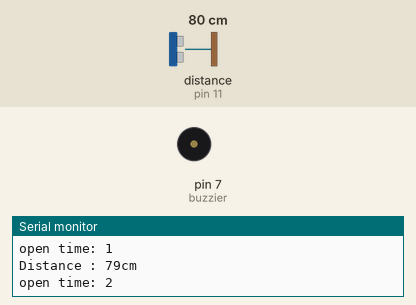
Bench run of a sketch on a simulated Arduino Uno, built with avr-gcc and run on an emulated ATmega328P. On the bench: buzzer (waves = sounding, pin HIGH), the last lines printed to the serial monitor. Wiring (inferred from the names in the program): ultrasonic range finder: trigger pin 12; echo pin 11. The inputs (shaded band) are chosen by the test bench; at power-on: distance to the obstacle (sensor on pin 11) 80 cm. The echo pulse lasts 58.3 µs per cm; pins used as bus, display or sensor lines are not drawn.

Above: at 1.8 s.
1.9 s: distance to the obstacle (sensor on pin 11) set to 34 cm
3.4 s: distance to the obstacle (sensor on pin 11) set to 29 cm
At 4.5 s:
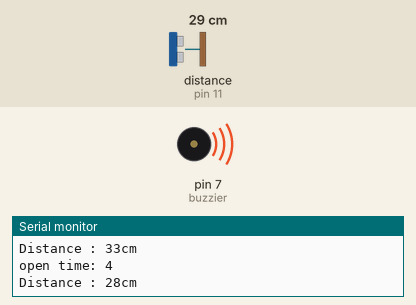
Timing chart, 0 to 6.4 s (numbered marks = the images above; inputs shaded):
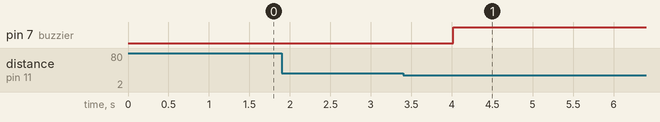

The sketch:

Door-Closed_detector.ino
```cpp
long duration, cm;
int opentime=0;
int defalut_flag=0;

void setup() {
  Serial.begin (9600);             // Serial Port begin
  pinMode(12, OUTPUT);             //triger pin
  pinMode(11, INPUT);              //echo pin
  pinMode(7,OUTPUT);               //buzzier
}

void loop()
{
  //in the beginning, off the buzzier
  if(defalut_flag=0){
    digitalWrite(7,HIGH);
    defalut_flag=1;
  }

  //use ultrasonic sensor to get the distance between the door and the door frame
  digitalWrite(12, LOW);
  delayMicroseconds(5);
  digitalWrite(12, HIGH);
  delayMicroseconds(10);
  digitalWrite(12, LOW);

  pinMode(11, INPUT);             // read the echo
  duration = pulseIn(11, HIGH);   // obtain the calculation time

  cm = (duration/2) / 29.1;         //convert into cm

  Serial.print("Distance : ");
  Serial.print(cm);
  Serial.print("cm");
  Serial.println();

  if((cm>30)&&(cm<100)){
    opentime++;
    Serial.print("open time: ");
    Serial.print(opentime);
    Serial.println();
  }else{
    opentime=0;
    digitalWrite(7,HIGH);
  }

  if(opentime>30){
    Serial.print("Door is forget to close!");
    digitalWrite(7,LOW);
    Serial.println();
  }

  delay(1000);
}
```

Measured:
- the behaviour switches between 32 and 31 cm on distance to the obstacle (sensor on pin 11) (found by bisection; images 0 and 1)
- after the input at 3.4 s, pin 7 (buzzier): LOW → HIGH after 0.62 s
